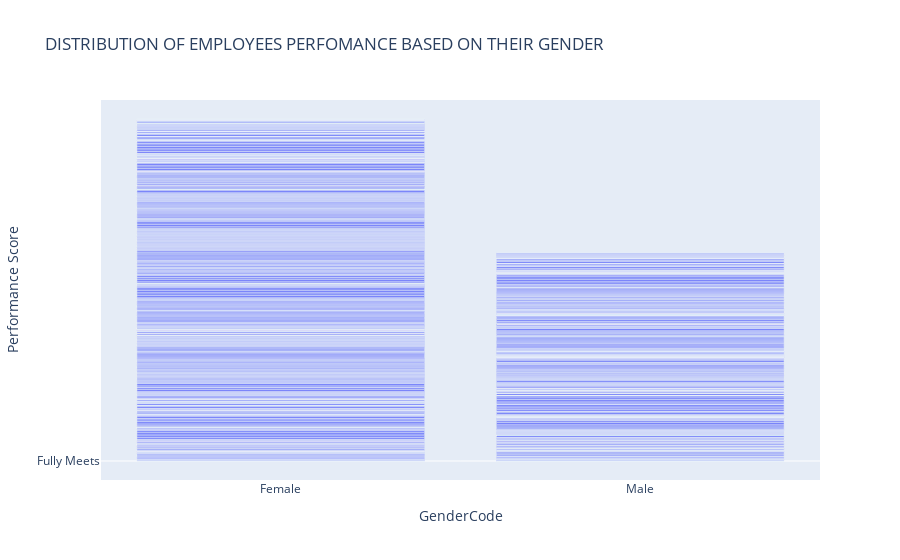

Notebook cell for this chart:
### Markdown cell above
#**DISTRIBUTION OF EMPLOYEE PERFOMANCE BASED ON GENDER AND RACE**

### Code cell
#Import the visualization library
import plotly.express as px

#Create a bar chart for employee perfomance score based on Race
#'x' paraemtre specifies the cartegorical variable (RaceDesc) on the x axis.
#'y' parametre specifies the categorical variable (Perfomance Score) on the y axis.
fig_race = px.bar(data, x='RaceDesc', y='Performance Score' , title='DISTRIBUTION OF EMPLOYEES PERFOMANCE SCORE BASED ON THEIR RACE')

#Create a bar chart for employee perfomance score based on Gender
#'x' paraemtre specifies the cartegorical variable (RaceDesc) on the x axis.
#'y' parametre specifies the categorical variable (Perfomance Score) on the y axis.
fig_Gender = px.bar(data, x='GenderCode', y='Performance Score', title='DISTRIBUTION OF EMPLOYEES PERFOMANCE BASED ON THEIR GENDER')

#Display both bar graphs
fig_Gender.show()
fig_race.show()

fig_Gender.write_image("Distribution of employees based on Gender.png")
fig_race.write_image("Distribution of eployee based on their Race.png")

### Figure 1 — Plotly figure (JSON) as saved in the notebook; plotly's stock layout.template omitted (floating-point values rounded to 4 significant figures; data arrays with more than 128 entries replaced by an {"elided": "..."} marker saying what was removed)
{"data": [{"alignmentgroup": "True", "hovertemplate": "GenderCode=%{x}<br>Performance Score=%{y}<extra></extra>", "legendgroup": "", "marker": {"color": "#636efa", "pattern": {"shape": ""}}, "name": "", "offsetgroup": "", "orientation": "v", "showlegend": false, "textposition": "auto", "type": "bar", "x": {"elided": "3000 str values"}, "xaxis": "x", "y": {"elided": "3000 str values"}, "yaxis": "y"}], "layout": {"barmode": "relative", "legend": {"tracegroupgap": 0}, "title": {"text": "DISTRIBUTION OF EMPLOYEES PERFOMANCE BASED ON THEIR GENDER"}, "xaxis": {"anchor": "y", "domain": [0, 1], "title": {"text": "GenderCode"}}, "yaxis": {"anchor": "x", "domain": [0, 1], "title": {"text": "Performance Score"}}}}
